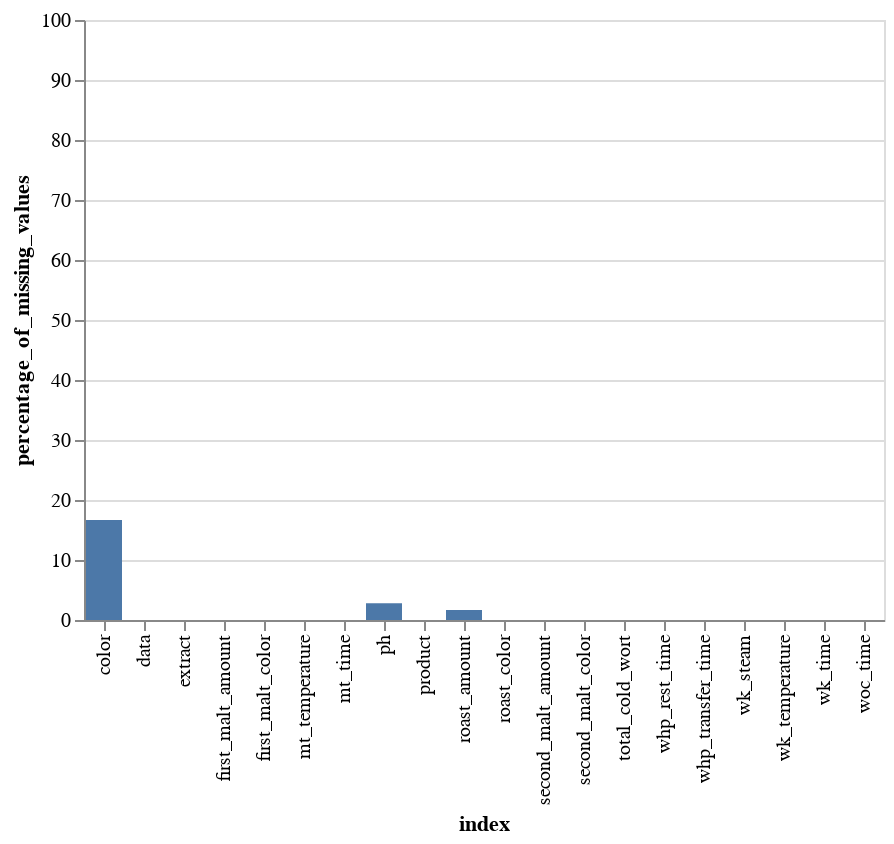

Notebook cell for this chart:
### Code cell
# check for null values
missing_values = pd.DataFrame(df.isnull().sum()*100/len(df), 
                              columns=['percentage_of_missing_values']).round(2)

alt.Chart(missing_values.reset_index()).mark_bar().encode(
    x='index',
    y = alt.Y('percentage_of_missing_values', scale=alt.Scale(domain=[0, 100]))
).interactive()

### Figure 1 — Vega-Lite specification as saved in the notebook (floating-point values rounded to 4 significant figures)
{"config": {"view": {"continuousWidth": 400, "continuousHeight": 300}}, "data": {"name": "data-9118854c0f9064d8710bc2d6d5454b40"}, "mark": "bar", "encoding": {"x": {"type": "nominal", "field": "index"}, "y": {"type": "quantitative", "field": "percentage_of_missing_values", "scale": {"domain": [0, 100]}}}, "selection": {"selector005": {"type": "interval", "bind": "scales", "encodings": ["x", "y"]}}, "$schema": "https://vega.github.io/schema/vega-lite/v4.8.1.json", "datasets": {"data-9118854c0f9064d8710bc2d6d5454b40": [{"index": "data", "percentage_of_missing_values": 0.0}, {"index": "roast_amount", "percentage_of_missing_values": 1.67}, {"index": "first_malt_amount", "percentage_of_missing_values": 0.0}, {"index": "second_malt_amount", "percentage_of_missing_values": 0.0}, {"index": "mt_temperature", "percentage_of_missing_values": 0.0}, {"index": "mt_time", "percentage_of_missing_values": 0.0}, {"index": "wk_temperature", "percentage_of_missing_values": 0.0}, {"index": "wk_steam", "percentage_of_missing_values": 0.0}, {"index": "wk_time", "percentage_of_missing_values": 0.0}, {"index": "total_cold_wort", "percentage_of_missing_values": 0.0}, {"index": "ph", "percentage_of_missing_values": 2.78}, {"index": "extract", "percentage_of_missing_values": 0.0}, {"index": "color", "percentage_of_missing_values": 16.67}, {"index": "woc_time", "percentage_of_missing_values": 0.0}, {"index": "whp_transfer_time", "percentage_of_missing_values": 0.0}, {"index": "whp_rest_time", "percentage_of_missing_values": 0.0}, {"index": "roast_color", "percentage_of_missing_values": 0.0}, {"index": "first_malt_color", "percentage_of_missing_values": 0.0}, {"index": "second_malt_color", "percentage_of_missing_values": 0.0}, {"index": "product", "percentage_of_missing_values": 0.0}]}}
